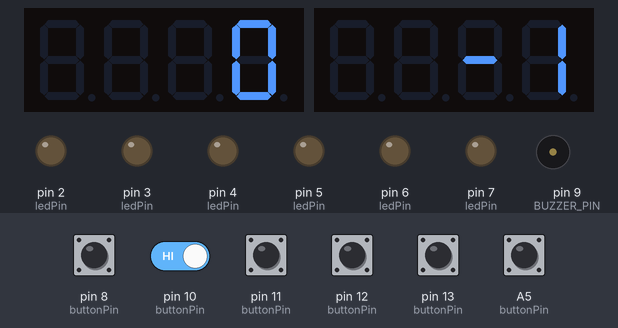
This sketch was run on a simulated Arduino Uno, built with avr-gcc and run on an emulated ATmega328P. Shown: 2 × 4-digit seven-segment display, output pins drawn as LEDs (lit = HIGH), buzzer (waves = sounding). Inputs (shaded band) come from the test bench; at power-on: A5 (buttonPin), pin 8 (buttonPin), pin 10 (buttonPin), pin 11 (buttonPin), pin 12 (buttonPin), pin 13 (buttonPin) HIGH. Random numbers use the default seed unless the sketch sets one; EEPROM starts erased; what the sketch prints to the serial monitor is not drawn.

Above: at 1.61 s.
2.3 s: A5 (buttonPin) pulled LOW for 1 s
At 3.22 s:
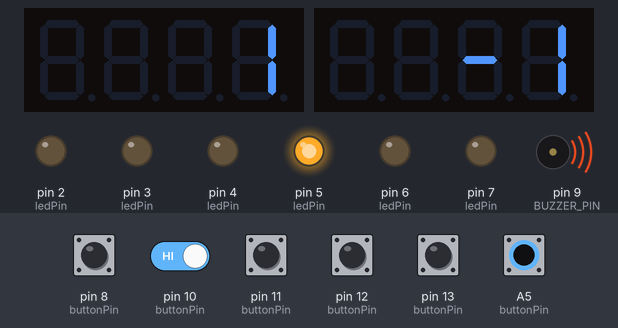
3.9 s: pin 8 (buttonPin) pulled LOW for 0.15 s
At 4.51 s:
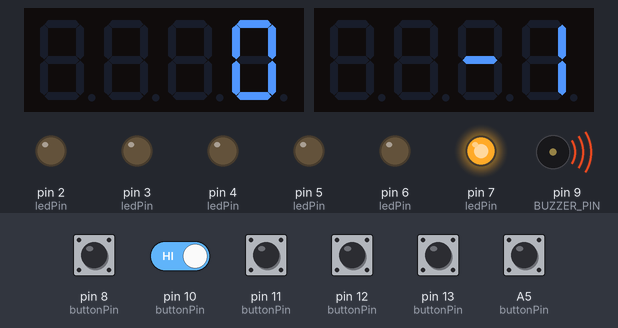
4.6 s: pin 8 (buttonPin) pulled LOW for 1 s
At 5.37 s:
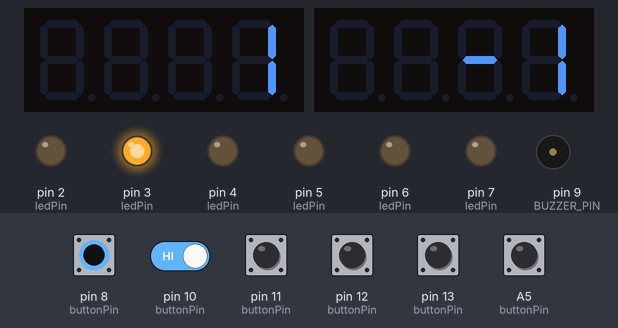
6.2 s: pin 8 (buttonPin) pulled LOW for 1 s
At 7.9 s:
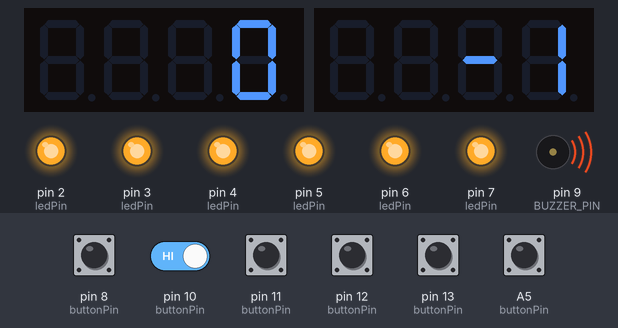
10.5 s: pin 8 (buttonPin) driven LOW and pin 10 (buttonPin) driven LOW
13.8 s: pin 8 (buttonPin) driven HIGH
At 15.2 s:
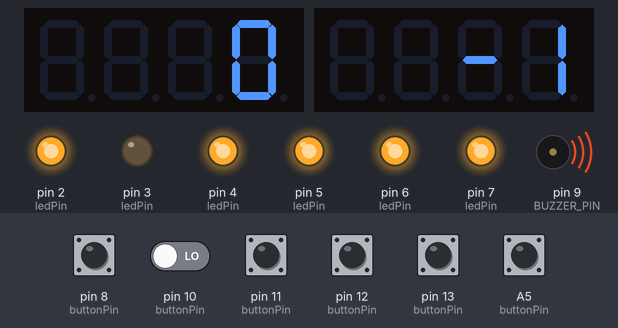
Timing chart, 0 to 64.6 s (numbered marks = the images above; inputs shaded):
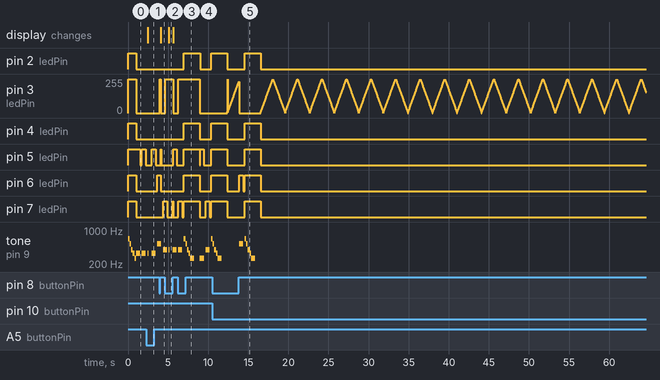

Measured:
- after the input at 2.3 s, the display: changes after 0.17 s (image 1)
- after the input at 3.9 s, pin 3 (ledPin): 0/255 → 255/255 after 0.05 s, → 0/255 0.15 s later; the display: changes after 0.20 s (image 2)
- after the input at 4.6 s, pin 3 (ledPin): 0/255 → 255/255 after 0.05 s, → 0/255 1.0 s later; pin 5 (ledPin): LOW → HIGH after 1.1 s, → LOW 0.42 s later
- after the input at 6.2 s, pin 3 (ledPin): 0/255 → 255/255 after 0.05 s, → 0/255 2.7 s later
- after the input at 13.8 s, pin 2 (ledPin), pin 4 (ledPin): LOW → HIGH after 0.75 s, → LOW 2.0 s later
- by itself, tone on pin 9 (BUZZER_PIN): plays 391 Hz for 0.50 s, 659 Hz for 0.20 s, 523 Hz for 0.20 s, 391 Hz for 0.20 s, 329 Hz for 0.20 s, 261 Hz for 0.50 s … (9 notes in this stretch)

The sketch:

sevenseg_1.ino
```cpp
#include <EEPROM.h>
#include <Wire.h>
#include "Adafruit_GFX.h"
#include "Adafruit_LEDBackpack.h"

//Buttons
unsigned long buttonPin[6] = {A5,10,11,12,13,8};
unsigned long ledPin[6] = {2,5,7,6,4,3};
unsigned long button0[7];
unsigned long button1[7];
unsigned long button2[7];
unsigned long button3[7];
unsigned long button4[7];
unsigned long button5[7]; //StartButton
unsigned long * Buttons[6] = {button0,button1,button2,button3,button4,button5};
unsigned long debounceDelay = 50;    // increase if needed

//Constants
int PRESET = 5;
const int MAXGAME = 125;
int address = 0;  //EEPROM address (0,1,2,3 4 bytes in total)
//Buzzer
const int BUZZER_PIN = 9; //Digital Pin
const int BUZZER_FEQ = 1000; //HZ (cycles per second)
const int BUZZER_DUR = 500; // length of the notes
const int c = 261;
const int e = 329;
const int g = 391;
const int cH = 523;
const int eH = 659;
const int feq[5] = {c, e, g, cH, eH};

//Global Variables
bool STARTGAME = false;
bool FAILED = false;
bool RESET = false;
bool SEQED = false;
bool WAIT = false;
bool LIGHT = false;
//Score
unsigned long HighScore = 0;
unsigned long currScore = 0;
//Sequence
int sequence[MAXGAME];
int currLen = 0;
int currNote = 0;
int currPressed = 0;
int currGame = 0;
unsigned long last_active;
unsigned long sequence_delay;
//LED Fade
int led_fadeAmount=5;
unsigned long led_delay;
// 7 Seg Display
Adafruit_7segment matrix = Adafruit_7segment();
Adafruit_7segment matrix2 = Adafruit_7segment();

void setup() {
  matrix.begin(0x70);   // RED - Your Score
  matrix2.begin(0x71);  // GREEN - (A0) High Score
  Serial.begin(9600);
  for (int i=0; i <= 5; i++){
    initializeButton( (Buttons[i]), buttonPin[i], ledPin[i]);
  }
  last_active = millis();
  sequence_delay = millis();
  FAILED = false;
  RESET = false;
  WAIT = false;
  LIGHT = false;
  currNote = 0;
  currPressed = 0;
  currScore = 0;
  currGame = 0;
  currLen = 0;
  testeeprom(); //Read high score from eeprom
  printScore();
  buzzerScale();
}


void loop() {
  STARTGAME = RESET;
  RESET = false;
  FAILED = false;
  //Reset Start Button
  (Buttons[5])[3] = 0;
  led_fadeAmount=5;
  (Buttons[5])[6] = 0;

  //REFRESH FIX-TODO
  if (PRESET >0){
    PRESET--;
    STARTGAME = true;
  }

  //IDLE
  while(!STARTGAME){
    ledFade(Buttons[5]);
    buttonToggled_PWM(Buttons[5]);
    STARTGAME = ((Buttons[5])[3]); //pressed
  }

  //Reset Buttons
  for (int i=0; i <= 4; i++){
      (Buttons[i])[6] = 0;
      digitalWrite((Buttons[i])[5], (Buttons[i])[6]);
  }
  //Reset Game
  currLen = 0;
  for (int i=0; i < MAXGAME; i++){
    sequence[i]=6;  //6 is invalid
  }

  //Begin Game
  start();
}

void start(){
  FAILED = false;
  RESET = false;
  WAIT = false;
  LIGHT = false;
  currNote = 0;
  currPressed = 0;
  currScore = 0;
  currGame = 0;
  currLen = 0;
  currScore = 0;
  printScore();
  (Buttons[5])[3] = 0;
  //Refresh all button press
  for (int i=0; i <= 4; i++){
    (Buttons[i])[3] = 0;
    (Buttons[i])[6] = 0;
  }
  while(!FAILED && !RESET && (currGame < MAXGAME)){
  //  extendOne();
  //  lightSequence()
    buttonToggled_PWM(Buttons[5]);
    RESET = ((Buttons[5])[3]); //pressed

    //currLen = 3;
    if (currLen==0){
      extendOne();
    }


    lightSequence();
    if ((millis()-last_active) >= 10000){
      endGame();
    }
    waitSequence();

  }
}

void extendOne(){
  int temp;
  temp = random(0,6);
  if (temp >= 5){
    temp = 3;
  }
  sequence[currLen] = (int)temp;
  currLen++;
  LIGHT = true;
  WAIT = false;
  last_active = millis();
}

void endGame(){
  //blink score
  FAILED = true;
  currNote = 0;
  for (int i=0; i <= 4; i++){
    (Buttons[i])[6] = 1;
    digitalWrite((Buttons[i])[5], (Buttons[i])[6]);
  }
  buzzerScale();
  delay(1000);
  for (int i=0; i <= 4; i++){
    (Buttons[i])[6] = 0;
    digitalWrite((Buttons[i])[5], (Buttons[i])[6]);
  }
}

void endSequence(){
  extendOne();
  currGame++;
  currNote = 0;
  delay(500);
}

void waitSequence(){
  int pressed = 0;
  int note2;
  currPressed = 0;
  SEQED = false;
  while(!FAILED && !RESET && WAIT && !LIGHT){
    if ((millis() -  last_active) >= 10000){
      endGame();
    }
    buttonToggled_PWM(Buttons[5]);
    RESET = ((Buttons[5])[3]); //pressed
    for (int i=0; i <= 4; i++){
      (Buttons[i])[3]=0;
      buttonToggled(Buttons[i]);
      pressed = 0;
      pressed = (Buttons[i])[3];
      if (pressed){
        tone(BUZZER_PIN, feq[i], 100);
        if (currPressed < currLen){
          currPressed++;
          note2 = sequence[currPressed-1];
          if(note2 !=6){
            if (i==note2){
              currScore++;
              printScore();
              Serial.print(222);
              if (currPressed >= currLen){
                Serial.print(444);
                //Sequence Complete
                endSequence();
                WAIT = false;
                SEQED = true;
                return;
              }
            }
            else{
              Serial.print(333);
              //Wrong Note Pressed
              endGame();
              SEQED = true;
              return;
            }
          }
        }
        last_active = millis();
      }
    }
  }

}

void lightSequence(){
  int note;
  //sequence_delay = millis();
  if ((currLen > 0) && (currLen <=MAXGAME) && LIGHT){
    if (millis() -  sequence_delay >= 700){
      if (currNote <= currLen){
        currNote++;
        note = sequence[currNote-1];
        if(note!=6){
          (Buttons[note])[6] = 1;
          tone(BUZZER_PIN, feq[note], BUZZER_DUR);
          sequence_delay = millis();
          last_active = millis();
        }
      }
      if (currNote > currLen){
        currNote++;
        note = sequence[currNote-1];
        if(note!=6){
          (Buttons[note])[6] = 0;
          sequence_delay = millis();
          last_active = millis();
        }
      }
    }
    else if (millis() -  sequence_delay >= 500){
      note = sequence[currNote-1];
      if(note!=6){
        (Buttons[note])[6] = 0;
      }
    }
    else{
      note = sequence[currNote-1];
      if(note!=6){
        (Buttons[note])[6] = 1;
      }
    }
  digitalWrite((Buttons[note])[5], (Buttons[note])[6]);
  }
  else if (currLen == 0 && LIGHT){
    if (currNote < currLen){
        currNote++;
        note = sequence[currNote-1];
        if(note!=6){
          (Buttons[note])[6] = 1;
          sequence_delay = millis();
          last_active = millis();
          digitalWrite((Buttons[note])[5], (Buttons[note])[6]);
          tone(BUZZER_PIN, feq[note], BUZZER_DUR);
        }
      }
  }
  //else{ TODO FIX - ending 'wining' sequence for completing max games
  // When all sequence displayed
  if (currNote > currLen){
    WAIT = true;
    LIGHT = false;
  }
}

void buttonToggled_PWM(unsigned long *buttonObject){
  // led lights up when pressed
  int reading = digitalRead(buttonObject[0]);
  // If the switch changed, due to noise or pressing, reset the debouncing timer
  if (reading != buttonObject[1]) {
    buttonObject[4] = millis();
  }
  if ((millis() - buttonObject[4]) > debounceDelay) {
    if (reading != buttonObject[2]) {
      //If state has changed
      buttonObject[2] = reading;
      if (buttonObject[2] == LOW){
        buttonObject[6] = 255;
      }
      if (buttonObject[2] == HIGH) {
        Serial.print('released');
        buttonObject[6] = 0;
      }
      buttonObject[3] = buttonObject[2]==HIGH ? 1:0;
    }
  }
  analogWrite(buttonObject[5], buttonObject[6]);
  buttonObject[1] = reading;
}
void buttonToggled(unsigned long *buttonObject){
  // led lights up when pressed
  int reading = digitalRead(buttonObject[0]);
  // If the switch changed, due to noise or pressing, reset the debouncing timer
  if (reading != buttonObject[1]) {
    buttonObject[4] = millis();
  }
  if ((millis() - buttonObject[4]) > debounceDelay) {
    if (reading != buttonObject[2]) {
      //If state has changed
      buttonObject[2] = reading;
      if (buttonObject[2] == LOW){
        //Serial.print('pressed');
        buttonObject[6] = 1;
      }
      if (buttonObject[2] == HIGH) {
        Serial.print('released');
        buttonObject[6] = 0;
      }
      buttonObject[3] = buttonObject[2]==HIGH ? 1:0;
    }
  }
  digitalWrite(buttonObject[5], buttonObject[6]);
  buttonObject[1] = reading;
}
void initializeButton(unsigned long *buttonObject, unsigned long pinID, unsigned long ledPin){
  buttonObject[0] = pinID;
  buttonObject[1] = 0;  // lastButtonState
  buttonObject[2] = 0;  // buttonState
  buttonObject[3] = 0;  // buttonPressed
  buttonObject[4] = millis();   //lastDebounceTime
  buttonObject[5] = ledPin;
  buttonObject[6] = 1;  //ledState
  //Serial.print(pinID);
  pinMode((int)pinID, INPUT);
  digitalWrite((int)pinID, HIGH);  //PullUp
  pinMode((int)ledPin, OUTPUT);
  digitalWrite((int)ledPin, (int)buttonObject[6]);
}

void ledFade(unsigned long *buttonObject)  {
  if (millis() - led_delay >= 30){
    led_delay = millis();
    analogWrite(buttonObject[5], buttonObject[6]);
    buttonObject[6] = buttonObject[6] + led_fadeAmount;
    // reverse the direction of the fading at the ends of the fade:
    if (buttonObject[6] == 0 || buttonObject[6] == 255) {
      led_fadeAmount = -led_fadeAmount ;
    }
  }
}

void buzzerScale() {
  for (int i=4; i>=0; i--){
    tone(BUZZER_PIN, feq[i], BUZZER_DUR);
    delay(200);
  }
}

void printScore() {
  currScore = min(9999,currScore);  //cast both scores to 9999 here
  matrix.print(currScore, DEC);
  matrix.writeDisplay();
  if (currScore > HighScore){
    HighScore = currScore;
    printHighScore();
  }
}

void printHighScore(){
  matrix2.print(HighScore, DEC);
  matrix2.writeDisplay();
  unsigned long value1 = HighScore;
  byte four1 = (value1 & 0xFF);
  byte three1 = ((value1 >> 8) & 0xFF);
  byte two1 = ((value1 >> 16) & 0xFF);
  byte one1 = ((value1 >> 24) & 0xFF);
  EEPROM.write(address, four1);
  EEPROM.write(address + 1, three1);
  EEPROM.write(address + 2, two1);
  EEPROM.write(address + 3, one1);
}

void testeeprom(){
//  CLEAR EEPROM
//  long value1 = 0000;
//  byte four1 = (value1 & 0xFF);
//  byte three1 = ((value1 >> 8) & 0xFF);
//  byte two1 = ((value1 >> 16) & 0xFF);
//  byte one1 = ((value1 >> 24) & 0xFF);
//  EEPROM.write(address, four1);
//  EEPROM.write(address + 1, three1);
//  EEPROM.write(address + 2, two1);
//  EEPROM.write(address + 3, one1);
  long four = EEPROM.read(address);
  long three = EEPROM.read(address + 1);
  long two = EEPROM.read(address + 2);
  long one = EEPROM.read(address + 3);
  HighScore = ((four << 0) & 0xFF) + ((three << 8) & 0xFFFF) + ((two << 16) & 0xFFFFFF) + ((one << 24) & 0xFFFFFFFF);
  Serial.print(HighScore);
  printHighScore();
}
```
